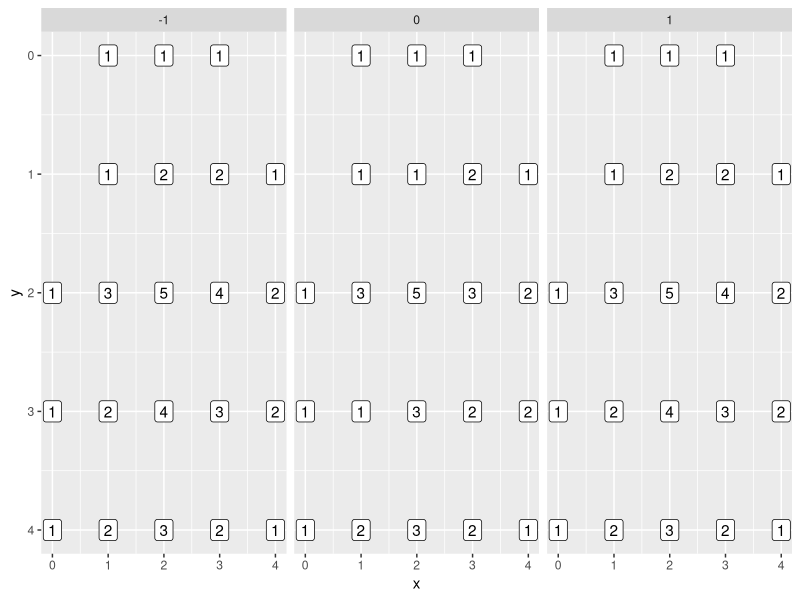

Reproduce this figure in R.
# Databricks notebook source
# MAGIC %md https://adventofcode.com/2020/day/17

# COMMAND ----------

library(tidyverse)

# COMMAND ----------

input <- ".#.####.
.#...##.
..###.##
#..#.#.#
#..#....
#.####..
##.##..#
#.#.#..#
"

# COMMAND ----------

input <- ".#.
..#
###
"

# COMMAND ----------

active <-
  input %>%
  read_lines() %>%
  str_locate_all("#") %>%
  imap_dfr(~tibble(x = .x[,'start'], y = .y, z = 0))
active

# COMMAND ----------

neighbors_offset <-
  expand_grid(
    delta_x = seq(from = -1, to = 1, by = 1),
    delta_y = seq(from = -1, to = 1, by = 1),
    delta_z = seq(from = -1, to = 1, by = 1)
  ) %>%
  filter(!(delta_x == 0 & delta_y == 0 & delta_z == 0))
neighbors_offset

# COMMAND ----------

cross_join <- function(a, b) {
  full_join(
    a %>% add_column(.dummy = TRUE),
    b %>% add_column(.dummy = TRUE),
    by = ".dummy"
  ) %>%
   select(-.dummy)
}

# COMMAND ----------

get_neighbors <- function(active) {
  active %>%
    cross_join(neighbors_offset) %>%
    transmute(
      x = x + delta_x,
      y = y + delta_y,
      z = z + delta_z
    )
}

# COMMAND ----------

sim <- function(active) {
  neighbors <- get_neighbors(active)
  
  new_active1 <- inner_join(
    active,
    neighbors %>% count(x, y, z) %>% filter(n %in% c(2, 3))
  )
  
  new_active2 <- anti_join(
    neighbors %>% count(x, y, z) %>% filter(n == 3),
    active
  )
  
  bind_rows(new_active1, new_active2)
}

# COMMAND ----------

print_slice <- function(active) {
  cat(paste0("\n\nz=", active$z[[1]], "\n"))
  active <-
    active %>%
    mutate(
      x = x - min(x) + 1,
      y = y - min(y) + 1
    )
  m <- matrix(".", nrow = max(active$x), ncol = max(active$y))
  m[cbind(active$x, active$y)] <- "#"
  cat(apply(m, 2, paste0, collapse = "") %>% paste0(collapse = "\n"))
}

# COMMAND ----------

print_state <- function(active) {
  for (cur_z in sort(unique(active$z))) {
    active %>%
      filter(z == cur_z) %>%
      print_slice()
  }
  invisible()
}

# COMMAND ----------

print_state(active)

# COMMAND ----------

print_state(sim(active))

# COMMAND ----------

get_neighbors(active) %>%
  count(x, y, z) %>%
  ggplot(aes(x, y, label = n)) +
    geom_label() +
    facet_grid(~z) +
    scale_y_reverse()
# This looks correct

# COMMAND ----------

  neighbors <- get_neighbors(active)
  
  new_active1 <- inner_join(
    active,
    neighbors %>% count(x, y, z) %>% filter(n %in% c(2, 3))
  )
  
  new_active2 <- anti_join(
    neighbors %>% count(x, y, z) %>% filter(n == 3),
    active
  )
  
  bind_rows(new_active1, new_active2)

# COMMAND ----------

new_active1 #%>% print_state()

# COMMAND ----------

new_active2 %>% arrange(z, y, x)

# COMMAND ----------

  bind_rows(new_active1, new_active2) %>% print_state()

# COMMAND ----------

 bind_rows(new_active1, new_active2) %>% arrange(z, y, x)

# COMMAND ----------

 bind_rows(new_active1, new_active2) %>% arrange(z, y, x) %>% filter(z == 0) 

# COMMAND ----------

 bind_rows(new_active1, new_active2) %>% arrange(z, y, x) %>% filter(z == 0) %>% print_slice()

# COMMAND ----------

# MAGIC %md The issue is with print_slice.

# COMMAND ----------

# active2 <- active

# COMMAND ----------

# active <-  bind_rows(new_active1, new_active2) %>% arrange(z, y, x) %>% filter(z == 0)

# COMMAND ----------

print_slice <- function(active) {
  cat(paste0("\n\nz=", active$z[[1]], "\n"))
  active <-
    active %>%
    mutate(
      x = x - min(x) + 1,
      y = y - min(y) + 1
    )
  m <- matrix(".", nrow = max(active$x), ncol = max(active$y))
  m[cbind(active$x, active$y)] <- "#"
  cat(apply(m, 2, paste0, collapse = "") %>% paste0(collapse = "\n"))
}

# COMMAND ----------

print_slice <- function(active) {
  cat(paste0("\n\nz=", active$z[[1]], "\n"))
  active <-
    active %>%
    mutate(
      x = x - min(x) + 1,
      y = y - min(y) + 1
    )
  m <- matrix(".", nrow = max(active$x), ncol = max(active$y))
  m[cbind(active$x, active$y)] <- "#"
  cat(apply(m, 1, paste0, collapse = "") %>% paste0(collapse = "\n"))
}